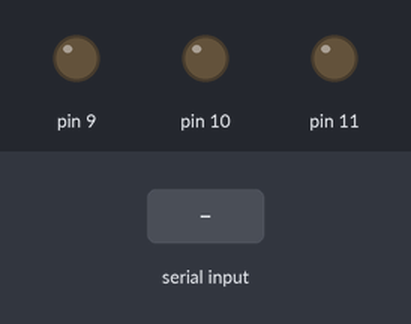
The sketch below on a simulated Arduino Uno, built with avr-gcc and run on an emulated ATmega328P. On the bench: output pins drawn as LEDs (lit = HIGH). Inputs (shaded band) come from the test bench.

Above: at 1.2 s.
1.3 s: "on" received over the second serial link
At 2.8 s:
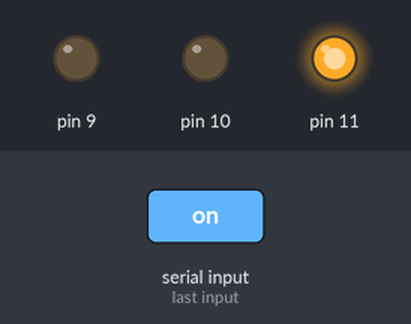
3.8 s: "off" received over the second serial link
At 5.9 s:
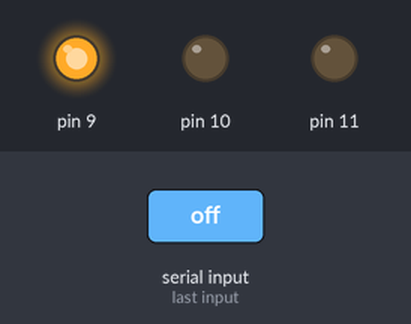
Timing chart, 0 to 7.4 s (numbered marks = the images above; inputs shaded):
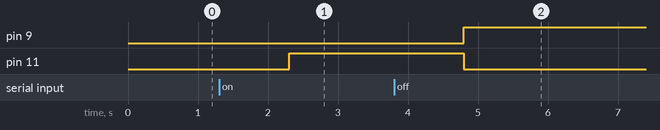

The sketch:

PIC_IOT_MASK.ino
```cpp
//인공지능 마스크 판별기
#include <SoftwareSerial.h>
SoftwareSerial BTSerial(4, 5);
String data ;
void setup() {
  Serial.begin(9600);
  BTSerial.begin(9600);
}


void loop() {
  if (BTSerial.available()) {
    data = BTSerial.readString();

    if (data == "on") {
      analogWrite(9, 0);  analogWrite(10, 0);  analogWrite(11, 255);
    }
    else if (data == "off") {
      analogWrite(9, 255);  analogWrite(10, 0);  analogWrite(11, 0);
    }
  }
}
```

Measured:
- after the input at 1.3 s, pin 11: LOW → HIGH after 1.0 s
- after the input at 3.8 s, pin 9: LOW → HIGH after 1.0 s; pin 11: HIGH → LOW after 1.0 s
